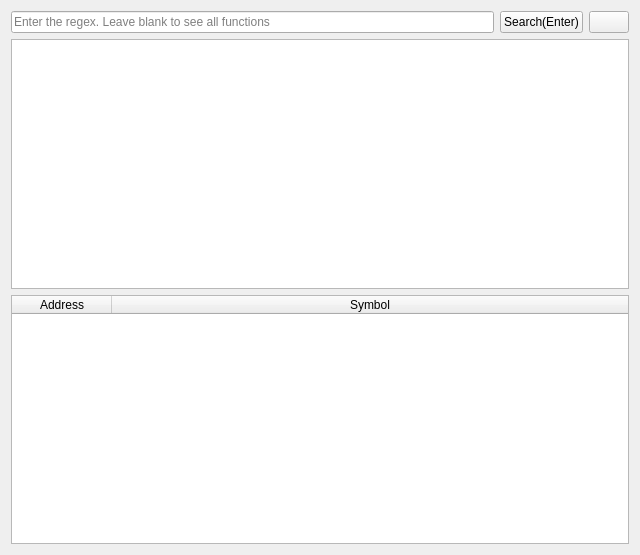
<?xml version="1.0" encoding="UTF-8"?>
<ui version="4.0">
 <class>Form</class>
 <widget class="QWidget" name="Form">
  <property name="geometry">
   <rect>
    <x>0</x>
    <y>0</y>
    <width>640</width>
    <height>555</height>
   </rect>
  </property>
  <property name="windowTitle">
   <string>Functions</string>
  </property>
  <layout class="QGridLayout" name="gridLayout">
   <item row="2" column="0">
    <widget class="QTableWidget" name="tableWidget_SymbolInfo">
     <property name="editTriggers">
      <set>QAbstractItemView::NoEditTriggers</set>
     </property>
     <property name="selectionMode">
      <enum>QAbstractItemView::SingleSelection</enum>
     </property>
     <property name="selectionBehavior">
      <enum>QAbstractItemView::SelectRows</enum>
     </property>
     <attribute name="horizontalHeaderStretchLastSection">
      <bool>true</bool>
     </attribute>
     <attribute name="verticalHeaderVisible">
      <bool>false</bool>
     </attribute>
     <attribute name="verticalHeaderDefaultSectionSize">
      <number>20</number>
     </attribute>
     <attribute name="verticalHeaderMinimumSectionSize">
      <number>20</number>
     </attribute>
     <column>
      <property name="text">
       <string>Address</string>
      </property>
     </column>
     <column>
      <property name="text">
       <string>Symbol</string>
      </property>
     </column>
    </widget>
   </item>
   <item row="0" column="0">
    <layout class="QHBoxLayout" name="horizontalLayout">
     <item>
      <widget class="QLineEdit" name="lineEdit_SearchInput">
       <property name="placeholderText">
        <string>Enter the regex. Leave blank to see all functions</string>
       </property>
      </widget>
     </item>
     <item>
      <widget class="QPushButton" name="pushButton_Search">
       <property name="text">
        <string>Search(Enter)</string>
       </property>
      </widget>
     </item>
     <item>
      <widget class="QPushButton" name="pushButton_Help">
       <property name="text">
        <string/>
       </property>
      </widget>
     </item>
    </layout>
   </item>
   <item row="1" column="0">
    <widget class="QTextBrowser" name="textBrowser_AddressInfo"/>
   </item>
  </layout>
 </widget>
 <resources/>
 <connections/>
</ui>
